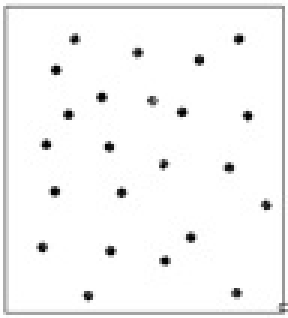
#> input picture black.jpeg, 96 x 106 px (shown 3 times larger)
$ python black_dot.py
#> lines starting #> are read from the running program, lines starting #| are printed output that depends on the picture; after the words box and inside, x2 and y2 are one past the last pixel; in counts of white or black regions, pixels touching at a corner belong together
import cv2

path ="black.jpeg"

gray = cv2.imread(path, 0)
#> gray is the input picture: shape (106, 96); min 0, max 255, mean 245.7

# threshold
th, threshed = cv2.threshold(gray, 100, 255,
	cv2.THRESH_BINARY_INV|cv2.THRESH_OTSU)
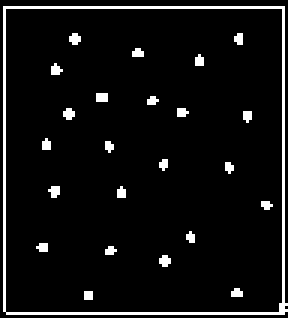
#> threshed: shape (106, 96) (shown 3 times larger); 6.2% white in thin lines or dots
#> th = 191

# findcontours
cnts = cv2.findContours(threshed, cv2.RETR_LIST,
					cv2.CHAIN_APPROX_SIMPLE)[-2]
#> cnts = 25 contours, 23 with area under 20; largest, box (x1, y1, x2, y2) and area: (1, 2, 96, 105) 9488, (1, 2, 95, 105) 9480

# filter by area
s1 = 3
s2 = 20
xcnts = []
for cnt in cnts:
	if s1<cv2.contourArea(cnt) <s2:
		xcnts.append(cnt)
#> this loop made 25 passes
#> cnt on passes 1, 18: [[28, 97], [28, 99], [30, 99], [30, 97]], [[32, 31], [32, 33], [35, 33], [35, 31]]
#> after the loop, xcnts = 23 contours, all with area under 20

print("\nDots number: {}".format(len(xcnts)))
#| Dots number: 23
